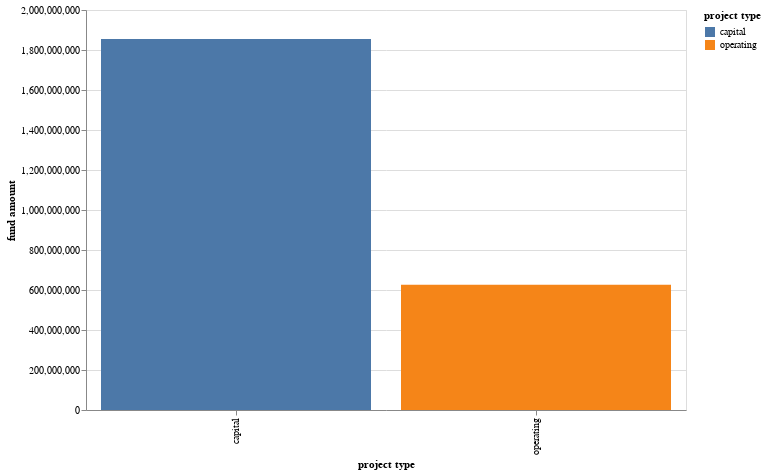
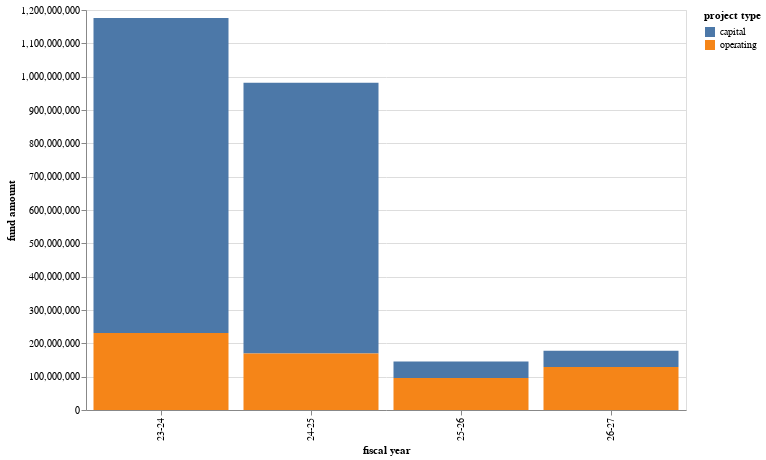
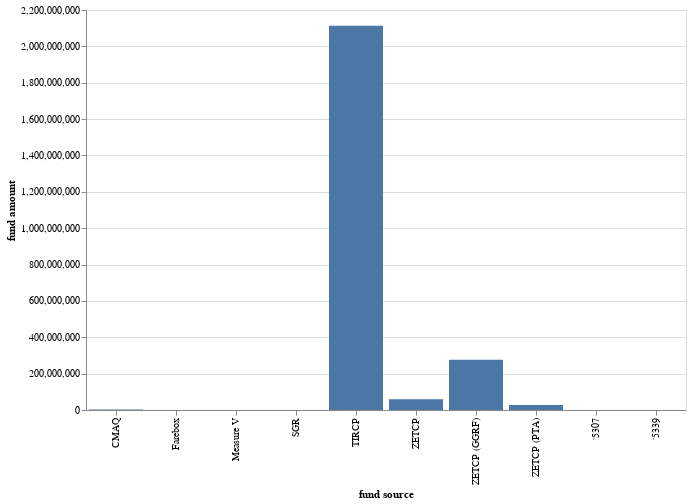

Notebook code cell kept with these figures, in order:
### Markdown cell above
# Charts

### Code cell
stack_chart = alt.Chart(by_year).mark_bar(point=True).encode(
    x="fiscal year", 
    y="fund amount", 
    color="project type",
    tooltip=["project type", "fund amount"],
).properties(width=600, height=400)


overall_chart = alt.Chart(by_type).mark_bar(point=True).encode(
    x="project type", 
    y="fund amount", 
    color="project type",
    tooltip=["project type", "fund amount"],
).properties(width=600, height=400)

source_chart = alt.Chart(by_source).mark_bar(point=True).encode(
    x="fund source", 
    y="fund amount", 
    #color="project type",
    tooltip=["fund source", "fund amount"],
).properties(width=600, height=400)


display(
    Markdown("## Overall split of SB125 allocation funds by capital/operating expenses"),
    overall_chart,
    by_type,
    Markdown("## SB125 allocation funds by capital/operating expenses, by fiscal year"),
    stack_chart,
    by_year.sort_values(by="project type"),
    Markdown("## Allocation funds by funding source"),
    source_chart
)

### Figure 1 — Vega-Lite specification as saved in the notebook (floating-point values rounded to 4 significant figures)
{"config": {"view": {"continuousWidth": 300, "continuousHeight": 300}}, "data": {"name": "data-1b093f4fd754b12a94a60701a45260f5"}, "mark": {"type": "bar", "point": true}, "encoding": {"color": {"field": "project type", "type": "nominal"}, "tooltip": [{"field": "project type", "type": "nominal"}, {"field": "fund amount", "type": "quantitative"}], "x": {"field": "project type", "type": "nominal"}, "y": {"field": "fund amount", "type": "quantitative"}}, "height": 400, "width": 600, "$schema": "https://vega.github.io/schema/vega-lite/v5.17.0.json", "datasets": {"data-1b093f4fd754b12a94a60701a45260f5": [{"project type": "capital", "fund amount": 1855348721}, {"project type": "operating", "fund amount": 625654847}]}}

### Figure 2 — Vega-Lite specification as saved in the notebook (floating-point values rounded to 4 significant figures)
{"config": {"view": {"continuousWidth": 300, "continuousHeight": 300}}, "data": {"name": "data-a7e1deb4b2d7757328984cb1370701fb"}, "mark": {"type": "bar", "point": true}, "encoding": {"color": {"field": "project type", "type": "nominal"}, "tooltip": [{"field": "project type", "type": "nominal"}, {"field": "fund amount", "type": "quantitative"}], "x": {"field": "fiscal year", "type": "nominal"}, "y": {"field": "fund amount", "type": "quantitative"}}, "height": 400, "width": 600, "$schema": "https://vega.github.io/schema/vega-lite/v5.17.0.json", "datasets": {"data-a7e1deb4b2d7757328984cb1370701fb": [{"fiscal year": "23-24", "project type": "capital", "fund amount": 945242943}, {"fiscal year": "23-24", "project type": "operating", "fund amount": 230807266}, {"fiscal year": "24-25", "project type": "capital", "fund amount": 812480147}, {"fiscal year": "24-25", "project type": "operating", "fund amount": 169494114}, {"fiscal year": "25-26", "project type": "capital", "fund amount": 49092309}, {"fiscal year": "25-26", "project type": "operating", "fund amount": 96177774}, {"fiscal year": "26-27", "project type": "capital", "fund amount": 48533322}, {"fiscal year": "26-27", "project type": "operating", "fund amount": 129175693}]}}

### Figure 3 — Vega-Lite specification as saved in the notebook (floating-point values rounded to 4 significant figures)
{"config": {"view": {"continuousWidth": 300, "continuousHeight": 300}}, "data": {"name": "data-7bf9c430f850755e275907cef1f095c7"}, "mark": {"type": "bar", "point": true}, "encoding": {"tooltip": [{"field": "fund source", "type": "nominal"}, {"field": "fund amount", "type": "quantitative"}], "x": {"field": "fund source", "type": "nominal"}, "y": {"field": "fund amount", "type": "quantitative"}}, "height": 400, "width": 600, "$schema": "https://vega.github.io/schema/vega-lite/v5.17.0.json", "datasets": {"data-7bf9c430f850755e275907cef1f095c7": [{"fund source": "CMAQ", "fund amount": 2300000, "rtpa": 1}, {"fund source": "Farebox", "fund amount": 400000, "rtpa": 1}, {"fund source": "Measure V", "fund amount": 500000, "rtpa": 1}, {"fund source": "SGR", "fund amount": 620000, "rtpa": 1}, {"fund source": "TIRCP", "fund amount": 2114010519, "rtpa": 30}, {"fund source": "ZETCP", "fund amount": 58874499, "rtpa": 3}, {"fund source": "ZETCP (GGRF)", "fund amount": 275714380, "rtpa": 26}, {"fund source": "ZETCP (PTA)", "fund amount": 27584170, "rtpa": 23}, {"fund source": "`5307", "fund amount": 400000, "rtpa": 1}, {"fund source": "`5339", "fund amount": 600000, "rtpa": 1}]}}
